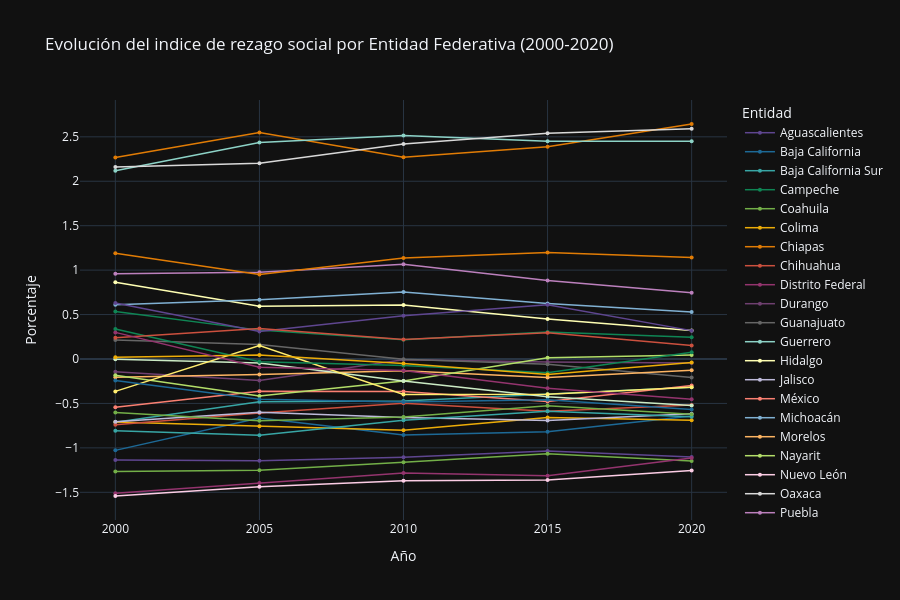

The cell this chart's notebook holds for it:
### Code cell
columna_entidad = indiceDeRezagoSocial2000_2020.columns[0]  
colores = px.colors.qualitative.Prism + px.colors.qualitative.Set3
df_tidy = pd.melt(
    indiceDeRezagoSocial2000_2020,  
    id_vars=[columna_entidad],
    var_name='Año', 
    value_name='Porcentaje'
)
df_tidy['Año'] = df_tidy['Año'].astype(int)

# Verificar que funcionó
print("Datos transformados:")
print(df_tidy.head())
print(f"\nAños disponibles: {sorted(df_tidy['Año'].unique())}")
print(f"Entidades: {df_tidy['Entidad'].nunique()}")

fig = px.line(
    df_tidy, 
    x='Año', 
    y='Porcentaje', 
    color='Entidad',
    color_discrete_sequence=colores,
    title='Evolución del indice de rezago social por Entidad Federativa (2000-2020)',
    labels={'Indice': 'Indice de rezago social', 'Año': 'Año'},
    template='plotly_dark'
)

fig.update_traces(mode='lines+markers', marker=dict(size=4), line=dict(width=1.5))
fig.update_layout(
    height=600,
    hovermode='x unified',
    legend=dict(
        title='Entidad',
        orientation='v',
        yanchor='top',
        y=1,
        xanchor='left',
        x=1.02
    )
)

fig.show()

fig.write_html('indice_de_rezago_social.html')

### Figure 1 — Plotly figure (JSON) as saved in the notebook; plotly's stock layout.template omitted (floating-point values rounded to 4 significant figures)
{"data": [{"hovertemplate": "Entidad=Aguascalientes<br>Año=%{x}<br>Porcentaje=%{y}<extra></extra>", "legendgroup": "Aguascalientes", "line": {"color": "rgb(95, 70, 144)", "dash": "solid", "width": 1.5}, "marker": {"size": 4, "symbol": "circle"}, "mode": "lines+markers", "name": "Aguascalientes", "orientation": "v", "showlegend": true, "type": "scatter", "x": [2000, 2005, 2010, 2015, 2020], "xaxis": "x", "y": [-1.136, -1.145, -1.106, -1.037, -1.102], "yaxis": "y"}, {"hovertemplate": "Entidad=Baja California<br>Año=%{x}<br>Porcentaje=%{y}<extra></extra>", "legendgroup": "Baja California", "line": {"color": "rgb(29, 105, 150)", "dash": "solid", "width": 1.5}, "marker": {"size": 4, "symbol": "circle"}, "mode": "lines+markers", "name": "Baja California", "orientation": "v", "showlegend": true, "type": "scatter", "x": [2000, 2005, 2010, 2015, 2020], "xaxis": "x", "y": [-1.028, -0.6636, -0.8551, -0.8181, -0.6424], "yaxis": "y"}, {"hovertemplate": "Entidad=Baja California Sur<br>Año=%{x}<br>Porcentaje=%{y}<extra></extra>", "legendgroup": "Baja California Sur", "line": {"color": "rgb(56, 166, 165)", "dash": "solid", "width": 1.5}, "marker": {"size": 4, "symbol": "circle"}, "mode": "lines+markers", "name": "Baja California Sur", "orientation": "v", "showlegend": true, "type": "scatter", "x": [2000, 2005, 2010, 2015, 2020], "xaxis": "x", "y": [-0.7108, -0.482, -0.4738, -0.3954, -0.317], "yaxis": "y"}, {"hovertemplate": "Entidad=Campeche<br>Año=%{x}<br>Porcentaje=%{y}<extra></extra>", "legendgroup": "Campeche", "line": {"color": "rgb(15, 133, 84)", "dash": "solid", "width": 1.5}, "marker": {"size": 4, "symbol": "circle"}, "mode": "lines+markers", "name": "Campeche", "orientation": "v", "showlegend": true, "type": "scatter", "x": [2000, 2005, 2010, 2015, 2020], "xaxis": "x", "y": [0.5346, 0.3249, 0.2162, 0.3041, 0.2445], "yaxis": "y"}, {"hovertemplate": "Entidad=Coahuila<br>Año=%{x}<br>Porcentaje=%{y}<extra></extra>", "legendgroup": "Coahuila", "line": {"color": "rgb(115, 175, 72)", "dash": "solid", "width": 1.5}, "marker": {"size": 4, "symbol": "circle"}, "mode": "lines+markers", "name": "Coahuila", "orientation": "v", "showlegend": true, "type": "scatter", "x": [2000, 2005, 2010, 2015, 2020], "xaxis": "x", "y": [-1.266, -1.251, -1.161, -1.065, -1.148], "yaxis": "y"}, {"hovertemplate": "Entidad=Colima<br>Año=%{x}<br>Porcentaje=%{y}<extra></extra>", "legendgroup": "Colima", "line": {"color": "rgb(237, 173, 8)", "dash": "solid", "width": 1.5}, "marker": {"size": 4, "symbol": "circle"}, "mode": "lines+markers", "name": "Colima", "orientation": "v", "showlegend": true, "type": "scatter", "x": [2000, 2005, 2010, 2015, 2020], "xaxis": "x", "y": [-0.7082, -0.757, -0.8032, -0.6577, -0.6907], "yaxis": "y"}, {"hovertemplate": "Entidad=Chiapas<br>Año=%{x}<br>Porcentaje=%{y}<extra></extra>", "legendgroup": "Chiapas", "line": {"color": "rgb(225, 124, 5)", "dash": "solid", "width": 1.5}, "marker": {"size": 4, "symbol": "circle"}, "mode": "lines+markers", "name": "Chiapas", "orientation": "v", "showlegend": true, "type": "scatter", "x": [2000, 2005, 2010, 2015, 2020], "xaxis": "x", "y": [2.267, 2.548, 2.271, 2.388, 2.644], "yaxis": "y"}, {"hovertemplate": "Entidad=Chihuahua<br>Año=%{x}<br>Porcentaje=%{y}<extra></extra>", "legendgroup": "Chihuahua", "line": {"color": "rgb(204, 80, 62)", "dash": "solid", "width": 1.5}, "marker": {"size": 4, "symbol": "circle"}, "mode": "lines+markers", "name": "Chihuahua", "orientation": "v", "showlegend": true, "type": "scatter", "x": [2000, 2005, 2010, 2015, 2020], "xaxis": "x", "y": [-0.7389, -0.6064, -0.4992, -0.5872, -0.5184], "yaxis": "y"}, {"hovertemplate": "Entidad=Distrito Federal<br>Año=%{x}<br>Porcentaje=%{y}<extra></extra>", "legendgroup": "Distrito Federal", "line": {"color": "rgb(148, 52, 110)", "dash": "solid", "width": 1.5}, "marker": {"size": 4, "symbol": "circle"}, "mode": "lines+markers", "name": "Distrito Federal", "orientation": "v", "showlegend": true, "type": "scatter", "x": [2000, 2005, 2010, 2015, 2020], "xaxis": "x", "y": [-1.51, -1.396, -1.283, -1.313, -1.115], "yaxis": "y"}, {"hovertemplate": "Entidad=Durango<br>Año=%{x}<br>Porcentaje=%{y}<extra></extra>", "legendgroup": "Durango", "line": {"color": "rgb(111, 64, 112)", "dash": "solid", "width": 1.5}, "marker": {"size": 4, "symbol": "circle"}, "mode": "lines+markers", "name": "Durango", "orientation": "v", "showlegend": true, "type": "scatter", "x": [2000, 2005, 2010, 2015, 2020], "xaxis": "x", "y": [-0.143, -0.2412, -0.008311, -0.03255, -0.04596], "yaxis": "y"}, {"hovertemplate": "Entidad=Guanajuato<br>Año=%{x}<br>Porcentaje=%{y}<extra></extra>", "legendgroup": "Guanajuato", "line": {"color": "rgb(102, 102, 102)", "dash": "solid", "width": 1.5}, "marker": {"size": 4, "symbol": "circle"}, "mode": "lines+markers", "name": "Guanajuato", "orientation": "v", "showlegend": true, "type": "scatter", "x": [2000, 2005, 2010, 2015, 2020], "xaxis": "x", "y": [0.2133, 0.1622, -0.002638, -0.0584, -0.2092], "yaxis": "y"}, {"hovertemplate": "Entidad=Guerrero<br>Año=%{x}<br>Porcentaje=%{y}<extra></extra>", "legendgroup": "Guerrero", "line": {"color": "rgb(141,211,199)", "dash": "solid", "width": 1.5}, "marker": {"size": 4, "symbol": "circle"}, "mode": "lines+markers", "name": "Guerrero", "orientation": "v", "showlegend": true, "type": "scatter", "x": [2000, 2005, 2010, 2015, 2020], "xaxis": "x", "y": [2.117, 2.436, 2.516, 2.451, 2.45], "yaxis": "y"}, {"hovertemplate": "Entidad=Hidalgo<br>Año=%{x}<br>Porcentaje=%{y}<extra></extra>", "legendgroup": "Hidalgo", "line": {"color": "rgb(255,255,179)", "dash": "solid", "width": 1.5}, "marker": {"size": 4, "symbol": "circle"}, "mode": "lines+markers", "name": "Hidalgo", "orientation": "v", "showlegend": true, "type": "scatter", "x": [2000, 2005, 2010, 2015, 2020], "xaxis": "x", "y": [0.864, 0.5928, 0.6077, 0.4496, 0.3201], "yaxis": "y"}, {"hovertemplate": "Entidad=Jalisco<br>Año=%{x}<br>Porcentaje=%{y}<extra></extra>", "legendgroup": "Jalisco", "line": {"color": "rgb(190,186,218)", "dash": "solid", "width": 1.5}, "marker": {"size": 4, "symbol": "circle"}, "mode": "lines+markers", "name": "Jalisco", "orientation": "v", "showlegend": true, "type": "scatter", "x": [2000, 2005, 2010, 2015, 2020], "xaxis": "x", "y": [-0.7058, -0.5984, -0.6573, -0.6917, -0.6168], "yaxis": "y"}, {"hovertemplate": "Entidad=México<br>Año=%{x}<br>Porcentaje=%{y}<extra></extra>", "legendgroup": "México", "line": {"color": "rgb(251,128,114)", "dash": "solid", "width": 1.5}, "marker": {"size": 4, "symbol": "circle"}, "mode": "lines+markers", "name": "México", "orientation": "v", "showlegend": true, "type": "scatter", "x": [2000, 2005, 2010, 2015, 2020], "xaxis": "x", "y": [-0.5435, -0.363, -0.3651, -0.4795, -0.2981], "yaxis": "y"}, {"hovertemplate": "Entidad=Michoacán<br>Año=%{x}<br>Porcentaje=%{y}<extra></extra>", "legendgroup": "Michoacán", "line": {"color": "rgb(128,177,211)", "dash": "solid", "width": 1.5}, "marker": {"size": 4, "symbol": "circle"}, "mode": "lines+markers", "name": "Michoacán", "orientation": "v", "showlegend": true, "type": "scatter", "x": [2000, 2005, 2010, 2015, 2020], "xaxis": "x", "y": [0.6108, 0.6676, 0.7547, 0.6252, 0.5299], "yaxis": "y"}, {"hovertemplate": "Entidad=Morelos<br>Año=%{x}<br>Porcentaje=%{y}<extra></extra>", "legendgroup": "Morelos", "line": {"color": "rgb(253,180,98)", "dash": "solid", "width": 1.5}, "marker": {"size": 4, "symbol": "circle"}, "mode": "lines+markers", "name": "Morelos", "orientation": "v", "showlegend": true, "type": "scatter", "x": [2000, 2005, 2010, 2015, 2020], "xaxis": "x", "y": [-0.2062, -0.1755, -0.1336, -0.2088, -0.1265], "yaxis": "y"}, {"hovertemplate": "Entidad=Nayarit<br>Año=%{x}<br>Porcentaje=%{y}<extra></extra>", "legendgroup": "Nayarit", "line": {"color": "rgb(179,222,105)", "dash": "solid", "width": 1.5}, "marker": {"size": 4, "symbol": "circle"}, "mode": "lines+markers", "name": "Nayarit", "orientation": "v", "showlegend": true, "type": "scatter", "x": [2000, 2005, 2010, 2015, 2020], "xaxis": "x", "y": [-0.1835, -0.4158, -0.2467, 0.01264, 0.04404], "yaxis": "y"}, {"hovertemplate": "Entidad=Nuevo León<br>Año=%{x}<br>Porcentaje=%{y}<extra></extra>", "legendgroup": "Nuevo León", "line": {"color": "rgb(252,205,229)", "dash": "solid", "width": 1.5}, "marker": {"size": 4, "symbol": "circle"}, "mode": "lines+markers", "name": "Nuevo León", "orientation": "v", "showlegend": true, "type": "scatter", "x": [2000, 2005, 2010, 2015, 2020], "xaxis": "x", "y": [-1.542, -1.438, -1.37, -1.36, -1.255], "yaxis": "y"}, {"hovertemplate": "Entidad=Oaxaca<br>Año=%{x}<br>Porcentaje=%{y}<extra></extra>", "legendgroup": "Oaxaca", "line": {"color": "rgb(217,217,217)", "dash": "solid", "width": 1.5}, "marker": {"size": 4, "symbol": "circle"}, "mode": "lines+markers", "name": "Oaxaca", "orientation": "v", "showlegend": true, "type": "scatter", "x": [2000, 2005, 2010, 2015, 2020], "xaxis": "x", "y": [2.161, 2.204, 2.418, 2.539, 2.591], "yaxis": "y"}, {"hovertemplate": "Entidad=Puebla<br>Año=%{x}<br>Porcentaje=%{y}<extra></extra>", "legendgroup": "Puebla", "line": {"color": "rgb(188,128,189)", "dash": "solid", "width": 1.5}, "marker": {"size": 4, "symbol": "circle"}, "mode": "lines+markers", "name": "Puebla", "orientation": "v", "showlegend": true, "type": "scatter", "x": [2000, 2005, 2010, 2015, 2020], "xaxis": "x", "y": [0.9601, 0.9749, 1.067, 0.8834, 0.7445], "yaxis": "y"}, {"hovertemplate": "Entidad=Querétaro<br>Año=%{x}<br>Porcentaje=%{y}<extra></extra>", "legendgroup": "Querétaro", "line": {"color": "rgb(204,235,197)", "dash": "solid", "width": 1.5}, "marker": {"size": 4, "symbol": "circle"}, "mode": "lines+markers", "name": "Querétaro", "orientation": "v", "showlegend": true, "type": "scatter", "x": [2000, 2005, 2010, 2015, 2020], "xaxis": "x", "y": [-0.002922, -0.04429, -0.2473, -0.4259, -0.5245], "yaxis": "y"}, {"hovertemplate": "Entidad=Quintana Roo<br>Año=%{x}<br>Porcentaje=%{y}<extra></extra>", "legendgroup": "Quintana Roo", "line": {"color": "rgb(255,237,111)", "dash": "solid", "width": 1.5}, "marker": {"size": 4, "symbol": "circle"}, "mode": "lines+markers", "name": "Quintana Roo", "orientation": "v", "showlegend": true, "type": "scatter", "x": [2000, 2005, 2010, 2015, 2020], "xaxis": "x", "y": [-0.3647, 0.1504, -0.3988, -0.3961, -0.3172], "yaxis": "y"}, {"hovertemplate": "Entidad=San Luis Potosí<br>Año=%{x}<br>Porcentaje=%{y}<extra></extra>", "legendgroup": "San Luis Potosí", "line": {"color": "rgb(95, 70, 144)", "dash": "solid", "width": 1.5}, "marker": {"size": 4, "symbol": "circle"}, "mode": "lines+markers", "name": "San Luis Potosí", "orientation": "v", "showlegend": true, "type": "scatter", "x": [2000, 2005, 2010, 2015, 2020], "xaxis": "x", "y": [0.6302, 0.3087, 0.4852, 0.611, 0.3191], "yaxis": "y"}, {"hovertemplate": "Entidad=Sinaloa<br>Año=%{x}<br>Porcentaje=%{y}<extra></extra>", "legendgroup": "Sinaloa", "line": {"color": "rgb(29, 105, 150)", "dash": "solid", "width": 1.5}, "marker": {"size": 4, "symbol": "circle"}, "mode": "lines+markers", "name": "Sinaloa", "orientation": "v", "showlegend": true, "type": "scatter", "x": [2000, 2005, 2010, 2015, 2020], "xaxis": "x", "y": [-0.2432, -0.4536, -0.4842, -0.4578, -0.5676], "yaxis": "y"}, {"hovertemplate": "Entidad=Sonora<br>Año=%{x}<br>Porcentaje=%{y}<extra></extra>", "legendgroup": "Sonora", "line": {"color": "rgb(56, 166, 165)", "dash": "solid", "width": 1.5}, "marker": {"size": 4, "symbol": "circle"}, "mode": "lines+markers", "name": "Sonora", "orientation": "v", "showlegend": true, "type": "scatter", "x": [2000, 2005, 2010, 2015, 2020], "xaxis": "x", "y": [-0.808, -0.8567, -0.6905, -0.5882, -0.6505], "yaxis": "y"}, {"hovertemplate": "Entidad=Tabasco<br>Año=%{x}<br>Porcentaje=%{y}<extra></extra>", "legendgroup": "Tabasco", "line": {"color": "rgb(15, 133, 84)", "dash": "solid", "width": 1.5}, "marker": {"size": 4, "symbol": "circle"}, "mode": "lines+markers", "name": "Tabasco", "orientation": "v", "showlegend": true, "type": "scatter", "x": [2000, 2005, 2010, 2015, 2020], "xaxis": "x", "y": [0.3371, -0.03207, -0.07351, -0.1545, 0.0764], "yaxis": "y"}, {"hovertemplate": "Entidad=Tamaulipas<br>Año=%{x}<br>Porcentaje=%{y}<extra></extra>", "legendgroup": "Tamaulipas", "line": {"color": "rgb(115, 175, 72)", "dash": "solid", "width": 1.5}, "marker": {"size": 4, "symbol": "circle"}, "mode": "lines+markers", "name": "Tamaulipas", "orientation": "v", "showlegend": true, "type": "scatter", "x": [2000, 2005, 2010, 2015, 2020], "xaxis": "x", "y": [-0.6029, -0.6958, -0.6522, -0.5268, -0.6226], "yaxis": "y"}, {"hovertemplate": "Entidad=Tlaxcala<br>Año=%{x}<br>Porcentaje=%{y}<extra></extra>", "legendgroup": "Tlaxcala", "line": {"color": "rgb(237, 173, 8)", "dash": "solid", "width": 1.5}, "marker": {"size": 4, "symbol": "circle"}, "mode": "lines+markers", "name": "Tlaxcala", "orientation": "v", "showlegend": true, "type": "scatter", "x": [2000, 2005, 2010, 2015, 2020], "xaxis": "x", "y": [0.01916, 0.04523, -0.05134, -0.1737, -0.04053], "yaxis": "y"}, {"hovertemplate": "Entidad=Veracruz<br>Año=%{x}<br>Porcentaje=%{y}<extra></extra>", "legendgroup": "Veracruz", "line": {"color": "rgb(225, 124, 5)", "dash": "solid", "width": 1.5}, "marker": {"size": 4, "symbol": "circle"}, "mode": "lines+markers", "name": "Veracruz", "orientation": "v", "showlegend": true, "type": "scatter", "x": [2000, 2005, 2010, 2015, 2020], "xaxis": "x", "y": [1.191, 0.9504, 1.135, 1.199, 1.143], "yaxis": "y"}, {"hovertemplate": "Entidad=Yucatán<br>Año=%{x}<br>Porcentaje=%{y}<extra></extra>", "legendgroup": "Yucatán", "line": {"color": "rgb(204, 80, 62)", "dash": "solid", "width": 1.5}, "marker": {"size": 4, "symbol": "circle"}, "mode": "lines+markers", "name": "Yucatán", "orientation": "v", "showlegend": true, "type": "scatter", "x": [2000, 2005, 2010, 2015, 2020], "xaxis": "x", "y": [0.2381, 0.3439, 0.2194, 0.2945, 0.1525], "yaxis": "y"}, {"hovertemplate": "Entidad=Zacatecas<br>Año=%{x}<br>Porcentaje=%{y}<extra></extra>", "legendgroup": "Zacatecas", "line": {"color": "rgb(148, 52, 110)", "dash": "solid", "width": 1.5}, "marker": {"size": 4, "symbol": "circle"}, "mode": "lines+markers", "name": "Zacatecas", "orientation": "v", "showlegend": true, "type": "scatter", "x": [2000, 2005, 2010, 2015, 2020], "xaxis": "x", "y": [0.2995, -0.09395, -0.1284, -0.3304, -0.4526], "yaxis": "y"}], "layout": {"height": 600, "hovermode": "x unified", "legend": {"orientation": "v", "title": {"text": "Entidad"}, "tracegroupgap": 0, "x": 1.02, "xanchor": "left", "y": 1, "yanchor": "top"}, "title": {"text": "Evolución del indice de rezago social por Entidad Federativa (2000-2020)"}, "xaxis": {"anchor": "y", "domain": [0, 1], "title": {"text": "Año"}}, "yaxis": {"anchor": "x", "domain": [0, 1], "title": {"text": "Porcentaje"}}}}
